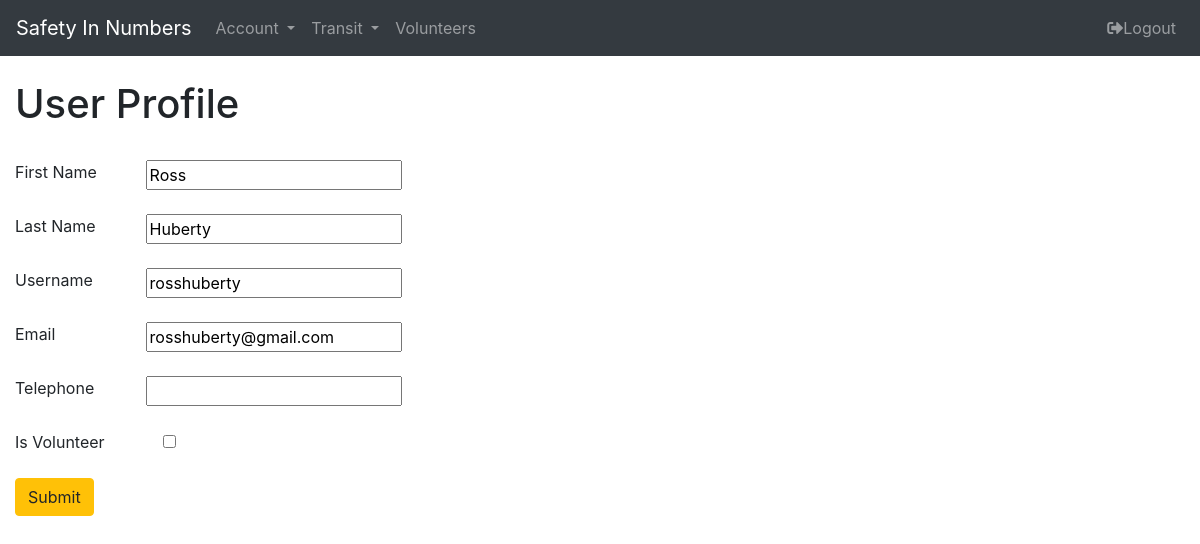
Screenshot of /accounts/profile/ (signed in) with the database file from the repository.
### safety_in_numbers/models.py (models this page shows)
class SafetyInUser(AbstractUser):
    is_volunteer = models.BooleanField(default=False)
    telephone = models.CharField(max_length=15, blank=True, null=True)
    AbstractUser._meta.get_field('email').blank = False

### safety_in_numbers/views.py (the view, shortened to what this page needs)
# urls.py: url('^accounts/profile/', Profile.as_view(), name='Profile'),
@method_decorator(login_required, name='dispatch')
class Profile(UpdateView):
    template_name = 'accounts/profile.html'
    form_class = SafetyInUserForm
    success_url = reverse_lazy('My_Transits')
    def get_object(self, queryset=None):
        return get_object_or_404(SafetyInUser, id=self.request.user.id)
    def get_context_data(self, **kwargs):
        context = super(Profile, self).get_context_data(**kwargs)
        context['form'] = self.form_class(instance=self.request.user,
                                          initial={'first_name': self.request.user.first_name,
                                                   'last_name': self.request.user.last_name,
                                                   'username': self.request.user.username,
                                                   'email': self.request.user.email,
                                                   'telephone': self.request.user.telephone,
                                                   'is_volunteer': self.request.user.is_volunteer})
        return context
    def get(self, request, *args, **kwargs):
        super(Profile, self).get(request, *args, **kwargs)
        form = self.form_class
        return self.render_to_response(self.get_context_data(
            object=self.request.user.id, form=form))

### safety_in_numbers/forms.py
class SafetyInUserForm(forms.ModelForm):
    first_name = forms.CharField(label='First Name ', max_length=30, required=False)
    last_name = forms.CharField(label='Last Name ', max_length=150, required=False)
    username = forms.CharField(label='Username ', max_length=150)
    email = forms.EmailField(label='Email ', max_length=90)
    telephone = forms.CharField(label='Telephone ', max_length=15, required=False)
    is_volunteer = forms.BooleanField(label='Is Volunteer ', required=False)
    class Meta:
        model = SafetyInUser
        fields = ['first_name', 'last_name', 'username', 'email', 'telephone', 'is_volunteer']

### templates/accounts/profile.html (shortened to what this page needs)
{% extends 'base.html' %}
{% block content %}
    <br/>
    <h1>User Profile</h1>
    <br/>
    <form method="POST">
        {% for f in form %}
            <div class="form-row">
                <div class="col">
                    {{ f.label }}
                </div>
                <div class="col">
                    {{ f }}
                </div>
                <div class="col">
                </div>
                <div class="col">
                </div>
                <div class="col">
                </div>
                <div class="col">
                </div>
                <div class="col">
                </div>
                <div class="col">
                </div>
            </div>
            <br/>
        {% endfor %}
        <button class="btn btn-warning" type="submit">Submit</button>
    </form>
{% endblock content %}

### rows the page displays
SafetyInUser: form "Ross" "Huberty" "rosshuberty" "rosshuberty@gmail.com"

### other values shown
{{ f.label }} "First Name" "Last Name" "Username" "Email" "Telephone" "Is Volunteer"
